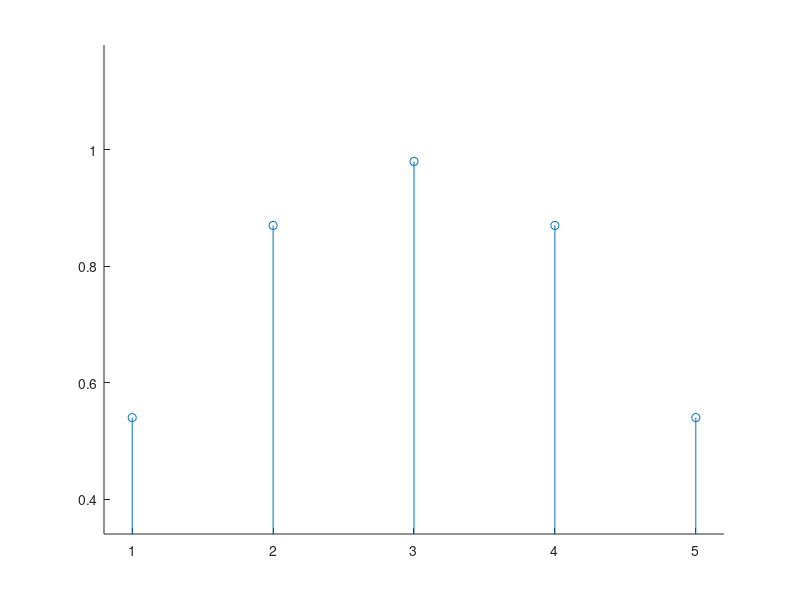

The MATLAB script that drew this image:
clc;
close all;
tic;
x = 1: 5;
A = -0.11 * x .^ 2 + 0.66 * x - 0.01;
xmin = min(x);
xmax = max(x);
ymin = min(A);
ymax = max(A);
figure;
stem(x, A);
axis([xmin - 0.2, xmax + 0.2, ymin - 0.2, ymax + 0.2]);
box off;
toc;
